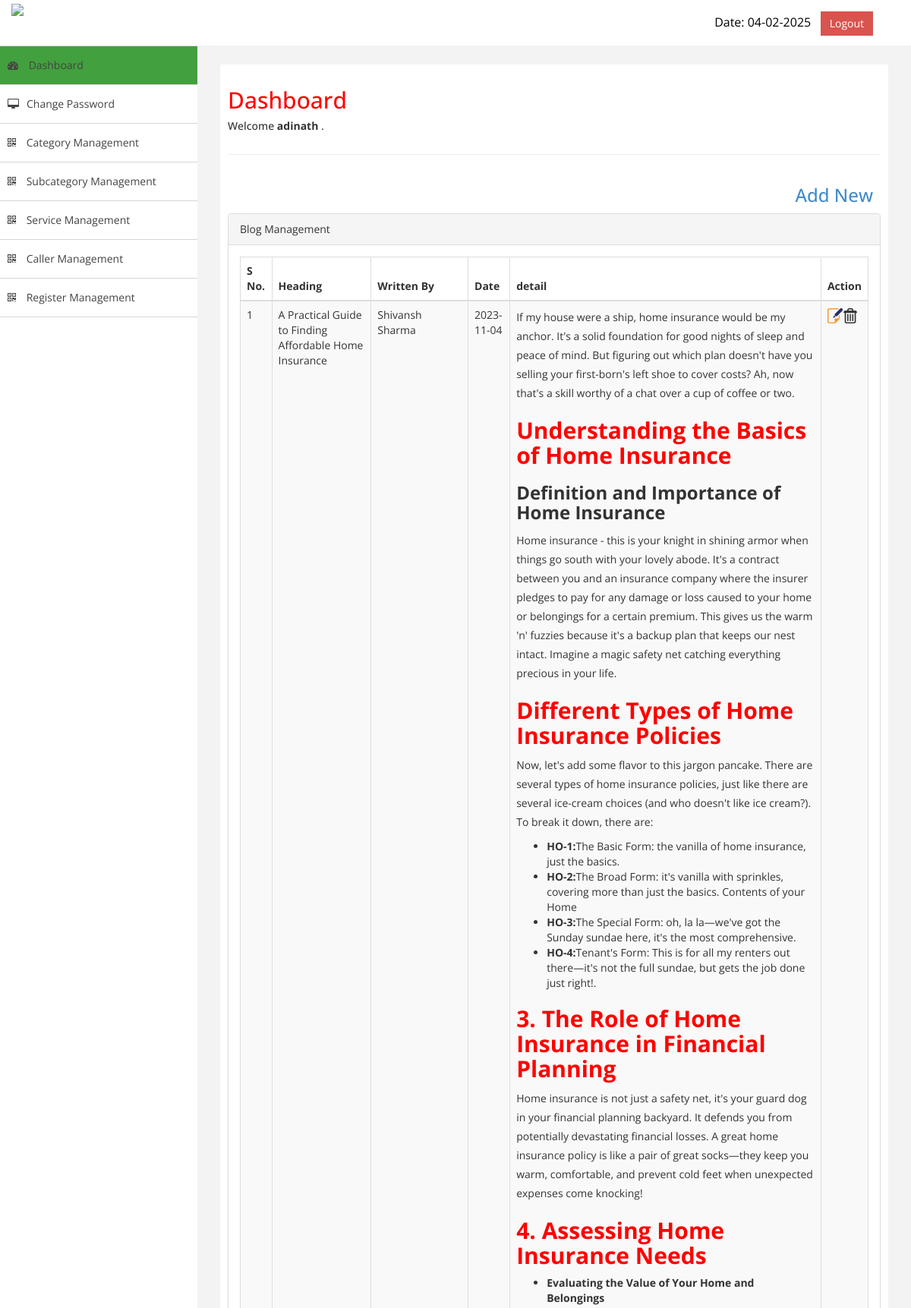
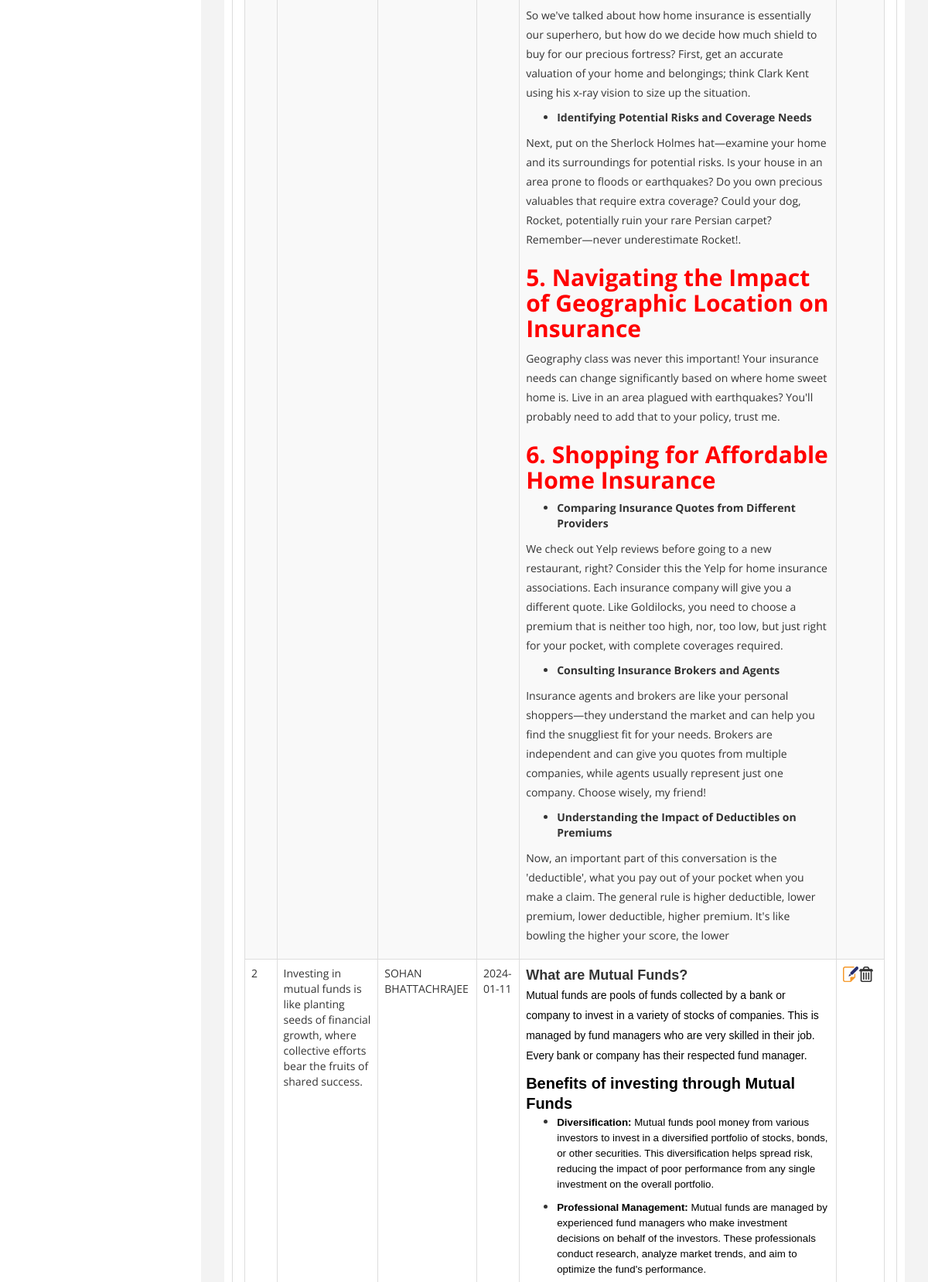
/secure_panel_adinath/blog-mgmt.php (signed in, upper part), run on the app's committed database (2 pictures, top to bottom).
### tables this page shows
CREATE TABLE `blog` (
  `id` int(11) NOT NULL,
  `heading` varchar(255) NOT NULL,
  `photo` varchar(150) NOT NULL,
  `detail` text NOT NULL,
  `writtenby` varchar(100) NOT NULL,
  `date` date NOT NULL,
  `status` varchar(50) NOT NULL,
  `title` text NOT NULL,
  `metatag` text NOT NULL,
  `descp` text NOT NULL
);

### secure_panel_adinath/com/sqlConnection.php (called while the page is built, shortened)
<?php
  class sqlConnection {
	  private $conn;
	  public function __construct(){
	  $this->host = "localhost";
		  $this->user = "root";
		  $this->pass = '$lRP$~gH+~F4';
		  $this->database = "tenac4dh_adinath";
		 $conn=$this->conn = mysqli_connect( $this->host,$this->user,$this->pass,$this->database) or die( "<center><span style='color:red; !!!</span></center>" );
	  }
	  public function fireQuery( $qry ) {
		  if( !empty( $qry ) ) {
			  $this->query = mysqli_query($this->conn, $qry );
			  return $this->query;
		  }
		  else {
			  die( "<center><span style='color:red; font-weight:bold'>Database Table Error !!!</span></center>" );
		  }
	  }
	  public function fetchAssoc( $param ){
			  if(!empty( $param ) ){
				  if( mysqli_num_rows( $param ) > 0 ) {
					  while( $rs = mysqli_fetch_assoc( $param ) ) {
					  $arr[] = $rs;
					  }
				  return $arr;
			  } else {
				 return NULL;
			  }
		  }
	  }
  }
?>

### secure_panel_adinath/com/functions.php (called while the page is built, shortened)
<?php
	function siteEncrypt( $txt ){
		return base64_encode( trim( $txt ) );
	}
?>

### secure_panel_adinath/blog-mgmt.php (the view, shortened to what this page needs)
<?php include_once 'inc/header.php';
include_once("inc/checksession.inc.php");include_once("com/Blog.php");
?> <div class="quick" style=""><a href="add-edit-blog.php?action=add"  style="float:right; padding-right:10px;"><h3>Add New</h3></a></div>
            <div class="row">
                <div class="col-md-12">
                    <div class="panel panel-default">
                        <div class="panel-heading">
                             Blog Management                           </div>
                        <div class="panel-body">
                            <div class="table-responsive">
                                <table class="table table-striped table-bordered table-hover" id="dataTables-example">
                                    <thead>
                                        <tr>
                                            <th>S No.</th>
                                            <th>Heading</th>
											 <th>Written By</th>
											 <th>Date</th>
                                            <th>detail</th>
                                            <th>Action</th>
                                        </tr>
                                    </thead>
                                    <tbody>
                                        <?php
            $select = $db->fetchAssoc($db->fireQuery("select * from `blog`"));
            for($i=0;$i<count($select);$i++) {
	    ?>
                                        <tr class="odd gradeX">
                                            <td><?php echo $i+1;?></td>
                                            <td class="center"><?php echo $select[$i]['heading']?></td>
											 <td class="center"><?php echo $select[$i]['writtenby']?></td>
											 <td class="center"><?php echo $select[$i]['date']?></td>
											 <td class="center"><?php echo $select[$i]['detail']?></td>
                                            <td class="center"><a href="add-edit-blog.php?action=edit&&id=<?php echo siteEncrypt($select[$i]["id"]);?>" style="background-image: none;float: left;"><img src="images/edit_icon.png" alt="Edit" title="Edit" /></a>
                  <?php if($_SESSION['admin-type']!='Editor'){?> <a href="blog-mgmt.php?action=delete&&id=<?php echo siteEncrypt($select[$i]["id"]);?>"  style="background-image: none;float: left;"><img src="images/delete_icon.png" alt="Edit" title="Edit" /></a> <?php } ?>  </td>
                                        </tr><?php } ?>
                                         </tbody>
                                </table>
                            </div>
                        </div>
                    </div>
                </div>
            </div>
        </div>
    </div>
            </div>
</body>
</html>

### secure_panel_adinath/assets/css/custom.css (style rules this page uses)
body { font-family: 'Open Sans', sans-serif; }
h2 { color: #f00; }
p { font-size: 14px; line-height: 25px; }

### data on the page
blog: heading "A Practical Guide to Finding Affordable Home Insurance", writtenby "Shivansh Sharma", date "2023-11-04", detail "If my house were a ship, home insurance would be my anchor. It's a solid foundation for good nights of sleep and peace of mind. But figuring out which plan doesn't have you selling your first-born's left shoe to cover costs? Ah, now that's a skill worthy of a chat over a cup of coffee or two. Understanding the Basics of Home Insurance Definition and Importance of Home Insurance Home insurance - this is your knight in shining armor when things go south with your lovely abode. It's a contract between you and an insurance company where the insurer pledges to pay for any damage or loss caused to your home or belongings for a certain premium. This gives us the warm 'n' fuzzies because it's a…"
blog: heading "Investing in mutual funds is like planting seeds of financial growth, where collective efforts bear the fruits of shared success.", writtenby "SOHAN BHATTACHRAJEE", date "2024-01-11", detail "What are Mutual Funds? Mutual funds are pools of funds collected by a bank or company to invest in a variety of stocks of companies. This is managed by fund managers who are very skilled in their job. Every bank or company has their respected fund manager. Benefits of investing through Mutual Funds Diversification: Mutual funds pool money from various investors to invest in a diversified portfolio of stocks, bonds, or other securities. This diversification helps spread risk, reducing the impact of poor performance from any single investment on the overall portfolio. Professional Management: Mutual funds are managed by experienced fund managers who make investment decisions on behalf of the…"

### other printed values
$_SESSION['username'] "adinath"
